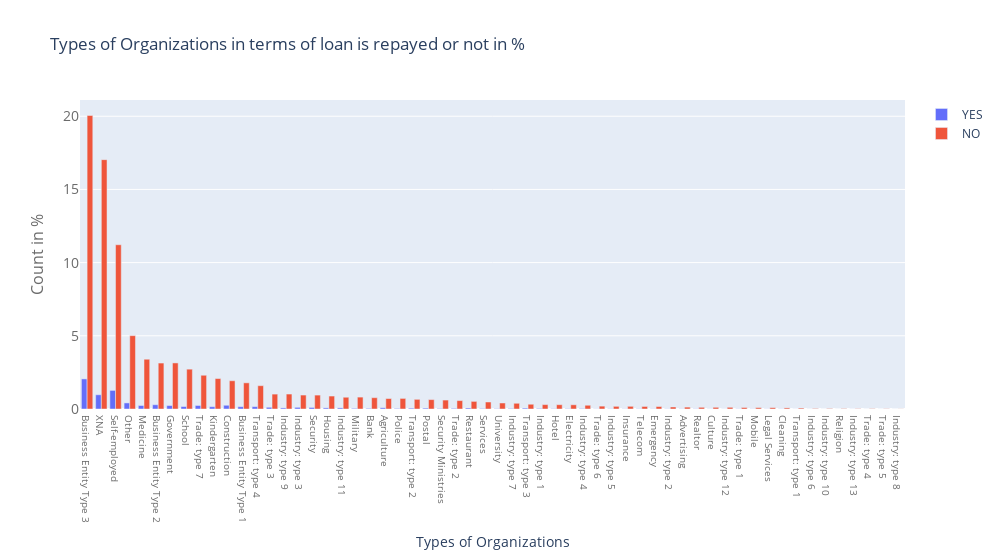

Notebook cell for this chart:
### Markdown cell above
##  Types of Organizations in terms of loan is repayed or not in %

### Code cell
#code

### Figure 1 — Plotly figure (JSON) as saved in the notebook; plotly's stock layout.template omitted (floating-point values rounded to 4 significant figures)
{"data": [{"name": "YES", "type": "bar", "x": ["Business Entity Type 3", "XNA", "Self-employed", "Other", "Medicine", "Business Entity Type 2", "Government", "School", "Trade: type 7", "Kindergarten", "Construction", "Business Entity Type 1", "Transport: type 4", "Trade: type 3", "Industry: type 9", "Industry: type 3", "Security", "Housing", "Industry: type 11", "Military", "Bank", "Agriculture", "Police", "Transport: type 2", "Postal", "Security Ministries", "Trade: type 2", "Restaurant", "Services", "University", "Industry: type 7", "Transport: type 3", "Industry: type 1", "Hotel", "Electricity", "Industry: type 4", "Trade: type 6", "Industry: type 5", "Insurance", "Telecom", "Emergency", "Industry: type 2", "Advertising", "Realtor", "Culture", "Industry: type 12", "Trade: type 1", "Mobile", "Legal Services", "Cleaning", "Transport: type 1", "Industry: type 6", "Industry: type 10", "Religion", "Industry: type 13", "Trade: type 4", "Trade: type 5", "Industry: type 8"], "y": [2.056, 0.9723, 1.271, 0.4146, 0.2397, 0.2927, 0.2361, 0.1711, 0.2406, 0.1574, 0.2553, 0.1584, 0.1629, 0.1174, 0.07317, 0.1132, 0.1054, 0.07642, 0.07609, 0.0439, 0.04227, 0.08357, 0.03805, 0.05593, 0.05918, 0.03122, 0.04325, 0.06894, 0.03382, 0.02114, 0.03415, 0.06081, 0.0374, 0.02016, 0.02049, 0.02894, 0.009431, 0.01333, 0.01106, 0.01431, 0.01301, 0.01073, 0.01138, 0.01366, 0.006829, 0.004553, 0.01008, 0.009431, 0.007805, 0.009431, 0.002927, 0.002602, 0.002276, 0.001626, 0.002927, 0.0006504, 0.0009756, 0.0009756]}, {"name": "NO", "type": "bar", "x": ["Business Entity Type 3", "XNA", "Self-employed", "Other", "Medicine", "Business Entity Type 2", "Government", "School", "Trade: type 7", "Kindergarten", "Construction", "Business Entity Type 1", "Transport: type 4", "Trade: type 3", "Industry: type 9", "Industry: type 3", "Security", "Housing", "Industry: type 11", "Military", "Bank", "Agriculture", "Police", "Transport: type 2", "Postal", "Security Ministries", "Trade: type 2", "Restaurant", "Services", "University", "Industry: type 7", "Transport: type 3", "Industry: type 1", "Hotel", "Electricity", "Industry: type 4", "Trade: type 6", "Industry: type 5", "Insurance", "Telecom", "Emergency", "Industry: type 2", "Advertising", "Realtor", "Culture", "Industry: type 12", "Trade: type 1", "Mobile", "Legal Services", "Cleaning", "Transport: type 1", "Industry: type 6", "Industry: type 10", "Religion", "Industry: type 13", "Trade: type 4", "Trade: type 5", "Industry: type 8"], "y": [20.05, 17.03, 11.22, 5.011, 3.4, 3.139, 3.147, 2.721, 2.306, 2.08, 1.93, 1.788, 1.592, 1.018, 1.022, 0.9528, 0.9505, 0.8855, 0.8032, 0.8127, 0.773, 0.7144, 0.7232, 0.6608, 0.6423, 0.6107, 0.5746, 0.52, 0.4784, 0.4104, 0.3909, 0.3252, 0.3005, 0.294, 0.2884, 0.2563, 0.1958, 0.1815, 0.1831, 0.1733, 0.1691, 0.1382, 0.1281, 0.1151, 0.1164, 0.1154, 0.1031, 0.09366, 0.09138, 0.07512, 0.06244, 0.03382, 0.03317, 0.02602, 0.01886, 0.02016, 0.01496, 0.006829]}], "layout": {"title": {"text": "Types of Organizations in terms of loan is repayed or not in %"}, "width": 1000, "xaxis": {"tickfont": {"color": "rgb(107, 107, 107)", "size": 10}, "title": {"text": "Types of Organizations"}}, "yaxis": {"tickfont": {"color": "rgb(107, 107, 107)", "size": 14}, "title": {"font": {"color": "rgb(107, 107, 107)", "size": 16}, "text": "Count in %"}}}}
